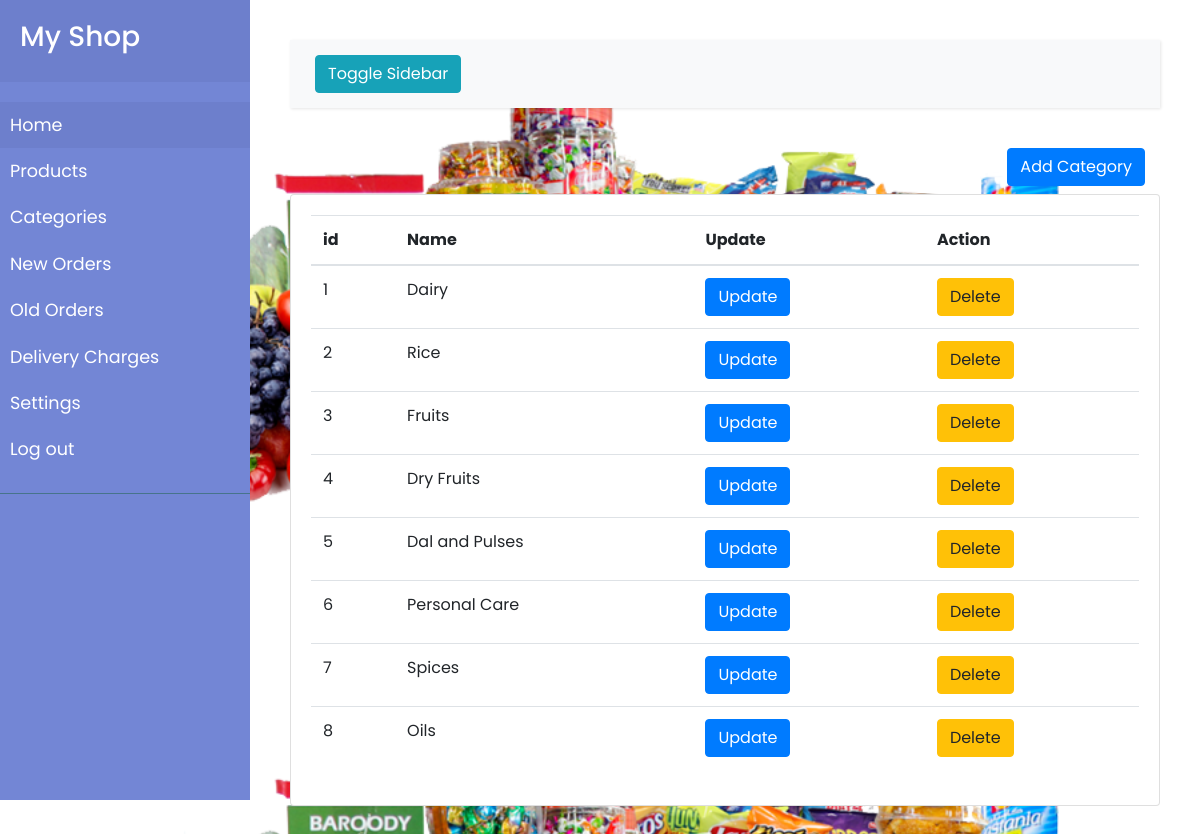
/categories (signed in), run on the app's committed database.
### app/models.py (models this page shows, shortened)
class ShopDetails(db.Model):
  __tablename__ = "shop_details"
  id = db.Column(db.Integer, primary_key=True)
  shop_name =  db.Column(db.String(128), unique=True, nullable=False)
  shop_email = db.Column(db.String(64), unique=True, nullable=False)
  contact_phone = db.Column(db.String(10), unique=True, nullable=False)
  details = db.Column(db.Text, nullable=True)
  address = db.Column(db.Text,nullable=False)

class ProductType(db.Model):
  __tablename__ = "product_type"
  id = db.Column(db.Integer, primary_key=True)
  type_name =  db.Column(db.String(64), unique=True, nullable=False)
  ref_products = db.relationship('Product', backref='product_items', lazy=True)

### app/main/views.py (the view, shortened to what this page needs)
@main.route('/categories', methods=['GET', 'POST'])
@login_required
def categories():
  add_form = AddCategory()
  update_form = UpdateCategory()
  delete_form = DeleteCategory()
  categories = ProductType.query.all()
  return render_template('categories.html',categories = categories,add_form = add_form, update_form = update_form, delete_form = delete_form )

### app/main/views.py (called while the page is built)
@main.context_processor
def inject_user():
    return dict(shop_name= ShopDetails.query.all()[0].shop_name)

### app/models.py (called while the page is built)
@login_manager.user_loader
def load_user(user_id):
    return Admin.query.get(int(user_id))

### app/templates/categories.html (shortened to what this page needs)
{% extends "dashboard_base.html" %}
{% import "bootstrap/wtf.html" as wtf %}
{% block  content%}
<div class="container-fluid mb-2 text-right">
  <button type="button" class="btn btn-primary " data-toggle="modal" data-target="#add_model" >Add Category</button>
</div>
<div class="card">
  <div class="card-body">
    <div class="table-responsive">
      <table class="table category_table">
        <thead>
          <tr>
            <th scope="col">id</th>
            <th scope="col">Name</th>
            <th scope="col">Update</th>
            <th scope="col">Action</th>
          </tr>
        </thead>
        <tbody>
          {% for category in categories %}
            <tr>
              <td scope="row" name="id">{{category.id}}</td>
              <td>{{category.type_name}}</td>
              <td><button type="button" class="btn btn-primary update_button" data-toggle="modal" data-target="#update_model" >Update</button></td>
              <td><button type="button" class="btn btn-warning delete_button" data-toggle="modal" data-target="#delete_model" >Delete</button></td>
            </tr>
          {% endfor %}
        </tbody>
      </table>
    </div>
  </div>
</div>
{% endblock %}

### app/templates/dashboard_base.html (shortened to what this page needs)
{% extends "base.html" %}
{% block head %}
  {{super()}}
{% endblock %}
{% block  body%}
<div class="wrapper">
  <nav id="sidebar">
      <div class="sidebar-header">
          <h3>{{shop_name}}</h3>
      </div>
      <ul class="list-unstyled components">
          <li class="active">
              <a href="{{url_for('main.dashboard')}}" aria-expanded="false">Home</a>
          </li>
          <li>
              <a href="{{url_for('main.products')}}">Products</a>
          </li>
          <li>
            <a href="{{url_for('main.categories')}}">Categories</a>
          </li>
          <li>
            <a href="{{url_for('main.orders')}}">New Orders</a>
          </li>
          <li>
            <a href="{{url_for('main.old_orders')}}">Old Orders</a>
          </li>
          <li>
            <a href="{{url_for('main.delivery_charges')}}">Delivery Charges</a>
          </li>
          <li>
            <a href="{{url_for('main.settings')}}">Settings</a>
          </li>
          <li>
            <a href="{{url_for('main.logout')}}">Log out</a>
          </li>
      </ul>
  </nav>
  <div id="content">
      <nav class="navbar navbar-expand-lg navbar-light bg-light">
          <div class="container-fluid">
              <button type="button" id="sidebarCollapse" class="btn btn-info">
                  <span>Toggle Sidebar</span>
              </button>
          </div>
      </nav>
      {% block content %}
      {% endblock %}
  </div>
</div>
{% endblock %}

### app/templates/base.html (shortened to what this page needs)
<!DOCTYPE html>
<html lang="en">
<head>
  {% block head %}
  <link rel="stylesheet" href="https://stackpath.bootstrapcdn.com/bootstrap/4.3.1/css/bootstrap.min.css"
>
    <link rel="stylesheet" href="{{ url_for('static', filename='dashboard_style.css') }}">
    <link rel="stylesheet" href="https://cdnjs.cloudflare.com/ajax/libs/malihu-custom-scrollbar-plugin/3.1.5/jquery.mCustomScrollbar.min.css">
  {% endblock %}
</head>
<body>
  {% block  body%}
  {% endblock %}
</body>
</html>

### app/static/dashboard_style.css (style rules this page uses)
body { font-family: 'Poppins', sans-serif; background-image: url("./background_images/main_bg.png"); -webkit-background-size: cover; -moz-background-size: cover; -o-background-size: cover; background-size: cover; }
a, a:hover, a:focus { color: inherit; text-decoration: none; transition: all 0.3s; }
.navbar { padding: 15px 10px; background: #fff; border: none; border-radius: 0; margin-bottom: 40px; box-shadow: 1px 1px 3px rgba(0, 0, 0, 0.1); }
.wrapper { display: flex; width: 100%; }
#sidebar { width: 250px; position: fixed; top: 0; left: 0; height: 100vh; z-index: 999; background: #7386D5; color: #fff; transition: all 0.3s; }
#sidebar .sidebar-header { padding: 20px; background: #6d7fcc; }
#sidebar ul.components { padding: 20px 0; border-bottom: 1px solid #47748b; }
#sidebar ul li a { padding: 10px; font-size: 1.1em; display: block; }
#sidebar ul li.active>a, a[aria-expanded="true"] { color: #fff; background: #6d7fcc; }
#content { width: calc(100% - 250px); padding: 40px; min-height: 100vh; transition: all 0.3s; position: absolute; top: 0; right: 0; }

### data on the page
ShopDetails: shop_name "My Shop"
ProductType: id "1", type_name "Dairy"
ProductType: id "2", type_name "Rice"
ProductType: id "3", type_name "Fruits"
ProductType: id "4", type_name "Dry Fruits"
ProductType: id "5", type_name "Dal and Pulses"
ProductType: id "6", type_name "Personal Care"
ProductType: id "7", type_name "Spices"
ProductType: id "8", type_name "Oils"
